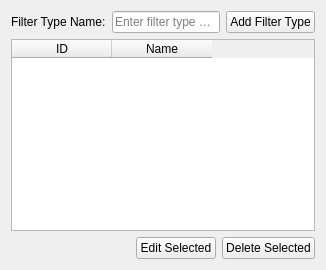
<?xml version="1.0" encoding="UTF-8"?>
<ui version="4.0">
 <class>FilterTypeTab</class>
 <widget class="QWidget" name="FilterTypeTab">
  <layout class="QVBoxLayout" name="verticalLayout">
   <item>
    <layout class="QHBoxLayout" name="horizontalLayout_input">
     <item>
      <widget class="QLabel" name="nameLabel">
       <property name="text">
        <string>Filter Type Name:</string>
       </property>
      </widget>
     </item>
     <item>
      <widget class="QLineEdit" name="nameLineEdit">
       <property name="placeholderText">
        <string>Enter filter type name</string>
       </property>
      </widget>
     </item>
     <item>
      <widget class="QPushButton" name="addFilterTypeButton">
       <property name="text">
        <string>Add Filter Type</string>
       </property>
      </widget>
     </item>
    </layout>
   </item>
   <item>
    <widget class="QTableWidget" name="filterTypesTable">
     <property name="editTriggers">
      <set>QAbstractItemView::NoEditTriggers</set>
     </property>
     <property name="selectionBehavior">
      <enum>QAbstractItemView::SelectRows</enum>
     </property>
     <property name="selectionMode">
      <enum>QAbstractItemView::SingleSelection</enum>
     </property>
     <property name="alternatingRowColors">
      <bool>true</bool>
     </property>
     <column>
      <property name="text">
       <string>ID</string>
      </property>
     </column>
     <column>
      <property name="text">
       <string>Name</string>
      </property>
     </column>
    </widget>
   </item>
   <item>
    <layout class="QHBoxLayout" name="horizontalLayout">
     <item>
      <spacer name="horizontalSpacer">
       <property name="orientation">
        <enum>Qt::Horizontal</enum>
       </property>
       <property name="sizeHint" stdset="0">
        <size>
         <width>40</width>
         <height>20</height>
        </size>
       </property>
      </spacer>
     </item>
     <item>
      <widget class="QPushButton" name="editFilterTypeButton">
       <property name="text">
        <string>Edit Selected</string>
       </property>
      </widget>
     </item>
     <item>
      <widget class="QPushButton" name="deleteFilterTypeButton">
       <property name="text">
        <string>Delete Selected</string>
       </property>
      </widget>
     </item>
    </layout>
   </item>
  </layout>
 </widget>
 <resources/>
 <connections/>
</ui>
